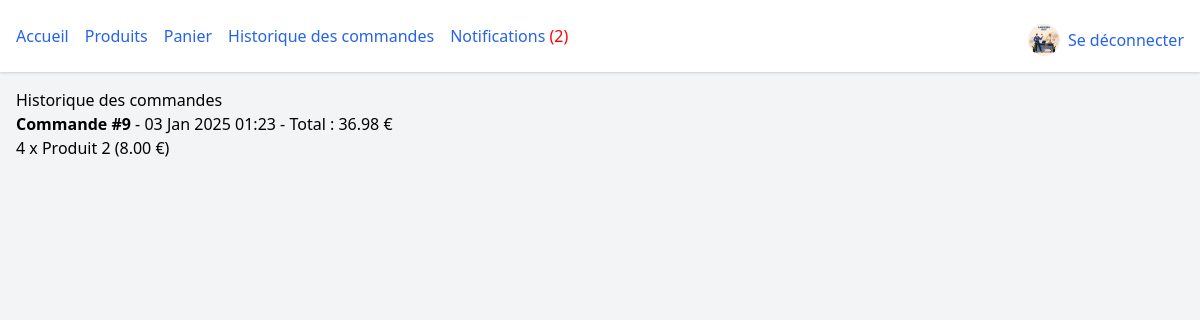
Page /order/history/ (signed in) on the committed database.
### store/models.py (models this page shows, shortened)
class User(AbstractUser):
    is_admin = models.BooleanField(default=False)
    favorites = models.ManyToManyField('Product', related_name='favorited_by', blank=True)
    profile_picture = models.ImageField(upload_to='profile_pictures/', null=True, blank=True)  # Champ pour l'upload de la photo de profil
    groups = models.ManyToManyField(
        Group,
        related_name='store_user_groups',  # Nom unique pour éviter les conflits
        blank=True,
    )
    user_permissions = models.ManyToManyField(
        Permission,
        related_name='store_user_permissions',  # Nom unique pour éviter les conflits
        blank=True,
    )

class Order(models.Model):
    user = models.ForeignKey(User, on_delete=models.CASCADE)
    delivery_person = models.ForeignKey(DeliveryPerson, on_delete=models.SET_NULL, null=True, blank=True)
    total_price = models.DecimalField(max_digits=10, decimal_places=2)
    delivery_fee = models.DecimalField(max_digits=10, decimal_places=2, default=0)  # Nouveau champ pour le prix de livraison
    status = models.CharField(max_length=20, default='pending')  # Statut de la commande
    delivery_address = models.CharField(max_length=255, null=True)  # Adresse de livraison
    created_at = models.DateTimeField(auto_now_add=True)

class OrderItem(models.Model):
    order = models.ForeignKey(Order, on_delete=models.CASCADE, related_name="items")
    product = models.ForeignKey('Product', on_delete=models.CASCADE)
    quantity = models.PositiveIntegerField(default=1)
    price = models.DecimalField(max_digits=10, decimal_places=2)

class Product(models.Model):
    name = models.CharField(max_length=255)
    description = models.TextField()
    price = models.DecimalField(max_digits=10, decimal_places=2)
    stock = models.PositiveIntegerField()
    category = models.ForeignKey(Category, on_delete=models.CASCADE, related_name='products', null=True)
    image = models.ImageField(upload_to='product_images/')
    date_added = models.DateTimeField(auto_now_add=True)
    discount = models.DecimalField(max_digits=5, decimal_places=2, default=0)  # Pourcentage de réduction

### store/views.py (the view)
# urls.py: path('order/history/', views.order_history, name='order_history'),
@login_required
def order_history(request):
    orders = Order.objects.filter(user=request.user).order_by('-created_at')
    return render(request, 'store/order_history.html', {'orders': orders})

### store/templates/store/order_history.html
{% extends "store/base.html" %}
{% block content %}
<h2>Historique des commandes</h2>
{% if orders %}
    <ul>
        {% for order in orders %}
            <li>
                <strong>Commande #{{ order.id }}</strong> - {{ order.created_at|date:"d M Y H:i" }} - Total : {{ order.total_price }} €
                <ul>
                    {% for item in order.items.all %}
                        <li>{{ item.quantity }} x {{ item.product.name }} ({{ item.price }} €)</li>
                    {% endfor %}
                </ul>
            </li>
        {% endfor %}
    </ul>
{% else %}
    <p>Vous n'avez pas encore passé de commandes.</p>
{% endif %}
{% endblock %}

### store/templates/store/base.html (shortened to what this page needs)
<!DOCTYPE html>
<html lang="fr">
  <head>
    <link href="https://cdn.jsdelivr.net/npm/tailwindcss@2.2.19/dist/tailwind.min.css" rel="stylesheet">
  </head>
  <body class="bg-gray-100">
    <header class="bg-white shadow">
      <nav class="px-4 py-4 flex justify-between items-center">
        <ul class="flex space-x-4">
          <li><a href="/" class="text-blue-600 hover:underline">Accueil</a></li>
          <li><a href="/products/" class="text-blue-600 hover:underline">Produits</a></li>
          <li><a href="/cart/" class="text-blue-600 hover:underline">Panier</a></li>
          <li><a href="{% url 'order_history' %}" class="text-blue-600 hover:underline">Historique des commandes</a></li>
          <li>
            <a href="{% url 'notifications' %}" class="text-blue-600 hover:underline">
                Notifications
                {% with request.user.notifications.all as user_notifications %}
                {% with user_notifications|length as unread_count %}
                {% if unread_count > 0 %}
                    <span style="color: red;">({{ unread_count }})</span>
                {% endif %}
                {% endwith %}
                {% endwith %}
            </a>
          </li>
        </ul>
        <div class="flex items-center mt-2">
          {% if user.is_authenticated %}
            <a href="{% url 'profile_update' %}">
                <img src="{{ user.profile_picture.url }}" alt="Profile Picture" class="w-8 h-8 rounded-full mr-2">
            </a>
            <a href="{% url 'logout' %}" class="text-blue-600 hover:underline">Se déconnecter</a>
          {% else %}
            <a href="{% url 'login' %}" class="text-blue-600 hover:underline">Se connecter</a>
          {% endif %}
        </div>
      </nav>
    </header>
    <main class="max-w-7xl mx-auto p-4">
      {% block content %}{% endblock %}
    </main>
  </body>
</html>

### rows in the picture
User: profile_picture (picture)
Order: id "9", created_at "03 Jan 2025 01:23", total_price "36.98"
OrderItem: quantity "4", product.name "Produit 2", price "8.00"

### other values in the picture
{{ unread_count }} "2"
